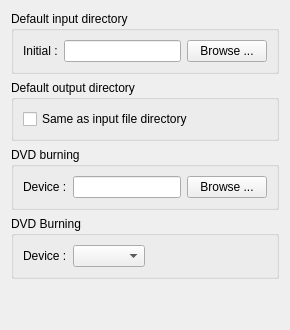
     <widget class="QWidget" name="tabDirectories">
      <attribute name="title">
       <string>Directories</string>
      </attribute>
      <layout class="QVBoxLayout" name="layoutDirectories">
       <item>
        <widget class="QGroupBox" name="groupBoxInputDir">
         <property name="title">
          <string>Default input directory</string>
         </property>
         <layout class="QGridLayout" name="layoutInputDir">
          <item row="0" column="1">
           <widget class="QtlLineEdit" name="editInputDir"/>
          </item>
          <item row="0" column="0">
           <widget class="QLabel" name="labelInputDir">
            <property name="text">
             <string>Initial :</string>
            </property>
           </widget>
          </item>
          <item row="0" column="2">
           <widget class="QPushButton" name="buttonBrowseInputDir">
            <property name="text">
             <string>Browse ...</string>
            </property>
           </widget>
          </item>
         </layout>
        </widget>
       </item>
       <item>
        <widget class="QGroupBox" name="groupBoxOutputDir">
         <property name="title">
          <string>Default output directory</string>
         </property>
         <layout class="QGridLayout" name="layoutDefaultOutputDir">
          <item row="0" column="0" colspan="2">
           <widget class="QCheckBox" name="checkBoxSameAsInput">
            <property name="text">
             <string>Same as input file directory</string>
            </property>
           </widget>
          </item>
         </layout>
        </widget>
       </item>
       <item>
        <widget class="QGroupBox" name="groupBoxDvdBurningEdit">
         <property name="title">
          <string>DVD burning</string>
         </property>
         <layout class="QGridLayout" name="layoutDvdBurning">
          <item row="0" column="0">
           <widget class="QLabel" name="labelDvdDeviceEdit">
            <property name="text">
             <string>Device :</string>
            </property>
           </widget>
          </item>
          <item row="0" column="1">
           <widget class="QtlLineEdit" name="editDvdBurner"/>
          </item>
          <item row="0" column="2">
           <widget class="QPushButton" name="buttonBrowseDvdBurner">
            <property name="text">
             <string>Browse ...</string>
            </property>
           </widget>
          </item>
         </layout>
        </widget>
       </item>
       <item>
        <widget class="QGroupBox" name="groupBoxDvdBurningCombo">
         <property name="title">
          <string>DVD Burning</string>
         </property>
         <layout class="QGridLayout" name="gridLayout">
          <item row="0" column="0">
           <widget class="QLabel" name="labelDvdDeviceCombo">
            <property name="text">
             <string>Device :</string>
            </property>
           </widget>
          </item>
          <item row="0" column="1">
           <widget class="QComboBox" name="comboDvdBurner"/>
          </item>
          <item row="0" column="2">
           <spacer name="spacerDvdBurnerCombo">
            <property name="orientation">
             <enum>Qt::Horizontal</enum>
            </property>
            <property name="sizeHint" stdset="0">
             <size>
              <width>40</width>
              <height>20</height>
             </size>
            </property>
           </spacer>
          </item>
         </layout>
        </widget>
       </item>
       <item>
        <spacer name="spacerDirectories">
         <property name="orientation">
          <enum>Qt::Vertical</enum>
         </property>
         <property name="sizeHint" stdset="0">
          <size>
           <width>20</width>
           <height>40</height>
          </size>
         </property>
        </spacer>
       </item>
      </layout>
     </widget>
